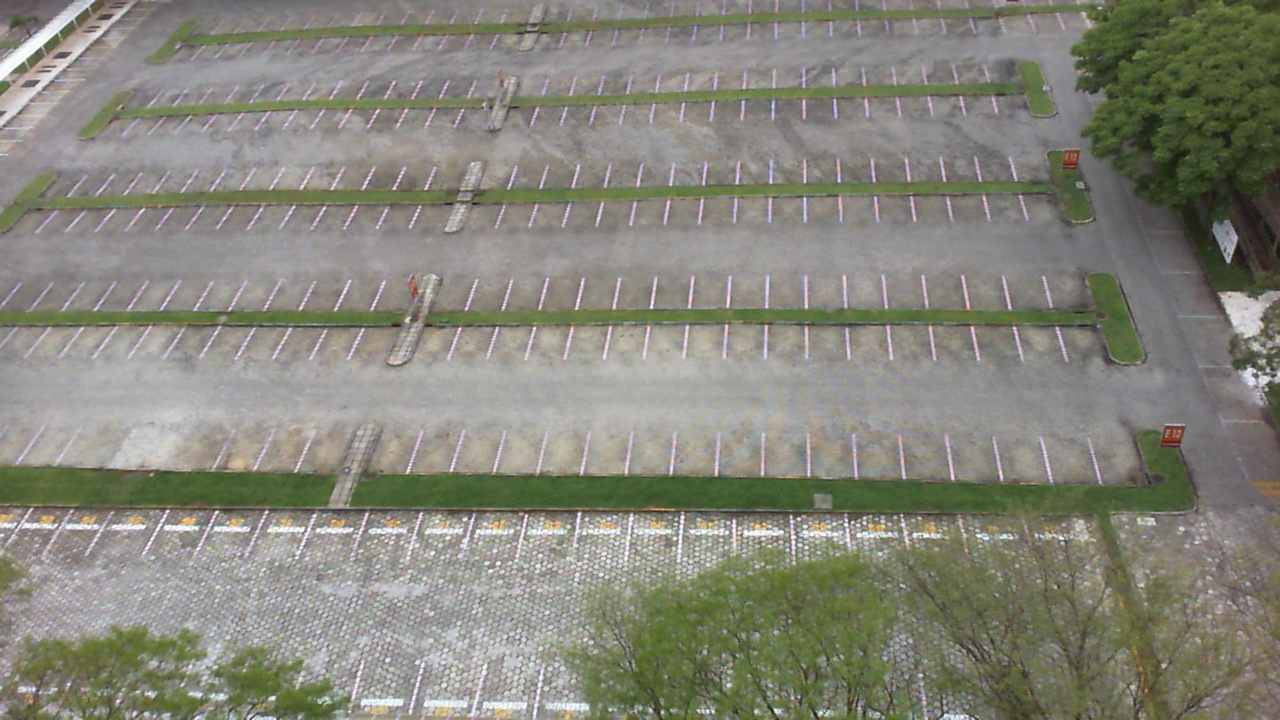
#> input picture data/samples/cloudy_2012-10-12_08_52_37.jpg, 1280 x 720 px
$ python -i morphology.py   (imports and definitions only)
#> lines starting #> are read from the running program, lines starting #| are printed output that depends on the picture
# morphology.py - Morphological Operations
"""
Morphological operations for cleaning binary masks.

Functions:
    apply_erosion()           - Shrink white regions (removes noise)
    apply_dilation()          - Expand white regions (fills gaps)
    apply_opening()           - Erosion → dilation (removes small noise)
    apply_closing()           - Dilation → erosion (fills small holes)
    clean_binary_mask()       - Full morphological cleanup pipeline
    morphology_grid()         - Return all stages for visualization

Theory:
    After thresholding, binary masks are noisy:
    - Spurious white pixels (pepper noise) from texture/compression
    - Holes inside vehicle regions from windows/dark paint
    - Fragmented blobs from shadows breaking up the car silhouette

    Morphological ops use a STRUCTURING ELEMENT (small kernel, usually
    rectangular or elliptical) to systematically clean the mask.

    Set-theoretic definitions (B = structuring element):
        Erosion:  A ⊖ B = { z | B_z ⊆ A }
                  → pixel is white only if ALL of B fits inside A
                  → shrinks white, removes small bright specks

        Dilation: A ⊕ B = { z | B_z ∩ A ≠ ∅ }
                  → pixel is white if ANY of B overlaps A
                  → grows white, fills small gaps

        Opening:  A ∘ B = (A ⊖ B) ⊕ B
                  → erosion then dilation → removes noise, preserves size

        Closing:  A • B = (A ⊕ B) ⊖ B
                  → dilation then erosion → fills holes, preserves size

    Why structuring element sizes should come from PHYSICAL dimensions:
        In BEV at known px/m scale, a 3cm noise speck = ~3px.
        A 10cm gap in a car roof = ~10px.
        Using metric-derived sizes makes the pipeline transferable.
"""

import cv2
import numpy as np


def get_structuring_element(shape='rect', ksize=(3, 3)):
    """
    Create a morphological structuring element.

    Parameters
    ----------
    shape : str
        'rect', 'ellipse', or 'cross'.
    ksize : tuple of int
        Kernel size (height, width). Must be odd.

    Returns
    -------
    kernel : np.ndarray
        Structuring element.
    """
    shape_map = {
        'rect': cv2.MORPH_RECT,
        'ellipse': cv2.MORPH_ELLIPSE,
        'cross': cv2.MORPH_CROSS
    }
    cv_shape = shape_map.get(shape, cv2.MORPH_RECT)
    return cv2.getStructuringElement(cv_shape, ksize)


def apply_erosion(binary_image, kernel_size=(3, 3), iterations=1,
                  shape='rect'):
    """
    Apply erosion to shrink white regions.

    Parameters
    ----------
    binary_image : np.ndarray
        Binary mask (uint8, 0 or 255).
    kernel_size : tuple of int
        Structuring element size.
    iterations : int
        Number of times to apply.
    shape : str
        Structuring element shape.

    Returns
    -------
    eroded : np.ndarray
        Eroded binary mask.
    """
    kernel = get_structuring_element(shape, kernel_size)
    return cv2.erode(binary_image, kernel, iterations=iterations)


def apply_dilation(binary_image, kernel_size=(3, 3), iterations=1,
                   shape='rect'):
    """
    Apply dilation to expand white regions.

    Parameters
    ----------
    binary_image : np.ndarray
        Binary mask (uint8).
    kernel_size : tuple of int
        Structuring element size.
    iterations : int
        Number of times to apply.
    shape : str
        Structuring element shape.

    Returns
    -------
    dilated : np.ndarray
        Dilated binary mask.
    """
    kernel = get_structuring_element(shape, kernel_size)
    return cv2.dilate(binary_image, kernel, iterations=iterations)


def apply_opening(binary_image, kernel_size=(3, 3), shape='rect'):
    """
    Apply opening (erosion → dilation) to remove small noise.

    Parameters
    ----------
    binary_image : np.ndarray
        Binary mask (uint8).
    kernel_size : tuple of int
        Structuring element size.
    shape : str
        Structuring element shape.

    Returns
    -------
    opened : np.ndarray
        Opened binary mask.

    Notes
    -----
    Opening removes bright objects smaller than the structuring element.
    A 3×3 opening removes isolated white pixels and thin protrusions.
    The overall shape/size of larger objects is approximately preserved.
    """
    kernel = get_structuring_element(shape, kernel_size)
    return cv2.morphologyEx(binary_image, cv2.MORPH_OPEN, kernel)


def apply_closing(binary_image, kernel_size=(3, 3), shape='rect'):
    """
    Apply closing (dilation → erosion) to fill small holes.

    Parameters
    ----------
    binary_image : np.ndarray
        Binary mask (uint8).
    kernel_size : tuple of int
        Structuring element size.
    shape : str
        Structuring element shape.

    Returns
    -------
    closed : np.ndarray
        Closed binary mask.

    Notes
    -----
    Closing fills dark holes smaller than the structuring element.
    Useful for:
    - Filling gaps in car silhouettes (windows appear dark)
    - Connecting fragmented vehicle blobs
    """
    kernel = get_structuring_element(shape, kernel_size)
    return cv2.morphologyEx(binary_image, cv2.MORPH_CLOSE, kernel)


def clean_binary_mask(binary_image, open_ksize=(3, 3), close_ksize=(5, 5),
                      dilate_ksize=(3, 3), erode_ksize=(3, 3),
                      shape='rect'):
    """
    Full morphological cleanup pipeline.

    Sequence: Opening → Closing → (Dilation → Erosion)

    Parameters
    ----------
    binary_image : np.ndarray
        Raw binary mask from thresholding.
    open_ksize : tuple
        Kernel size for opening (noise removal).
    close_ksize : tuple
        Kernel size for closing (hole filling).
    dilate_ksize : tuple
        Kernel size for final dilation.
    erode_ksize : tuple
        Kernel size for final erosion.
    shape : str
        Structuring element shape for all operations.

    Returns
    -------
    cleaned : np.ndarray
        Cleaned binary mask.

    Notes
    -----
    Pipeline rationale:
    1. Opening FIRST — kills small noise before closing would preserve it
    2. Closing — fills gaps and holes in the vehicle blob
    3. Dilation + Erosion — fine-tune the final boundary
       (slight grow then shrink to smooth ragged edges)
    """
    # Step 1: Remove small noise
    opened = apply_opening(binary_image, open_ksize, shape)

    # Step 2: Fill small holes
    closed = apply_closing(opened, close_ksize, shape)

    # Step 3: Smooth boundaries
    dilated = apply_dilation(closed, dilate_ksize, 1, shape)
    cleaned = apply_erosion(dilated, erode_ksize, 1, shape)

    return cleaned


def morphology_grid(binary_image, kernel_size=(3, 3)):
    """
    Apply all morphological operations and return results for visualization.

    Parameters
    ----------
    binary_image : np.ndarray
        Input binary mask.
    kernel_size : tuple
        Kernel size for all operations.

    Returns
    -------
    stages : list of (str, np.ndarray)
        List of (name, image) pairs showing each operation's result.
    """
    stages = [
        ('Original Binary', binary_image),
        ('Erosion', apply_erosion(binary_image, kernel_size)),
        ('Dilation', apply_dilation(binary_image, kernel_size)),
        ('Opening (E→D)', apply_opening(binary_image, kernel_size)),
        ('Closing (D→E)', apply_closing(binary_image, kernel_size)),
    ]

    # Also show the full cleanup pipeline
    cleaned = clean_binary_mask(binary_image)
    stages.append(('Full Cleanup', cleaned))

    return stages

>>> import cv2
>>> picture = cv2.imread('../data/samples/cloudy_2012-10-12_08_52_37.jpg', cv2.IMREAD_GRAYSCALE)
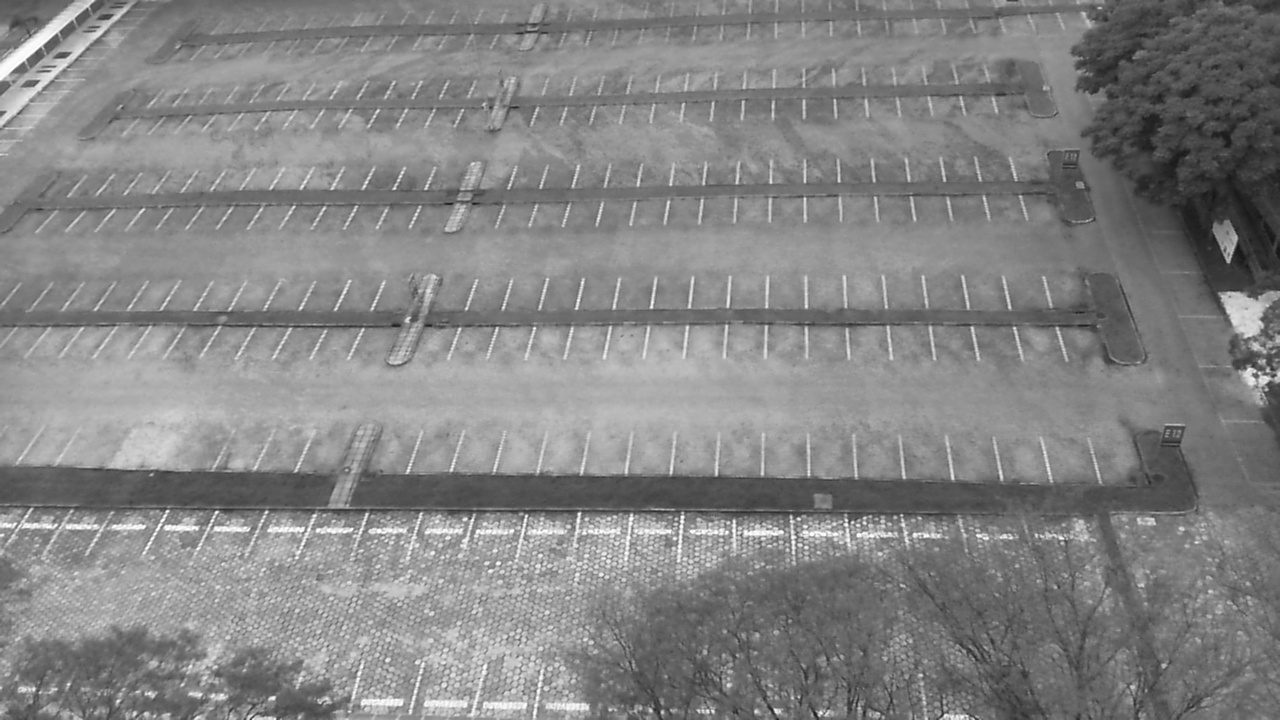
#> picture: shape (720, 1280); min 20, max 255, mean 132.2
>>> result = clean_binary_mask(picture)

$ run again, on data/samples/cloudy_2012-10-13_11_48_48.jpg
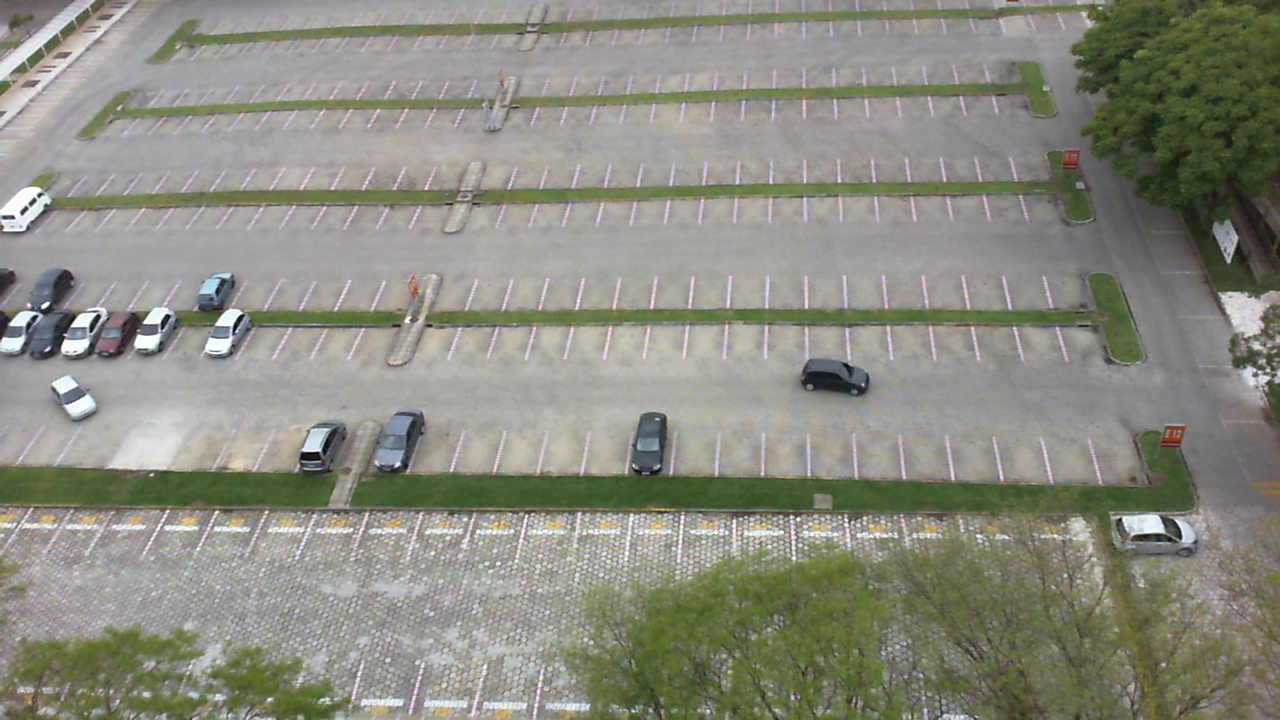
#> input picture data/samples/cloudy_2012-10-13_11_48_48.jpg, 1280 x 720 px
#> `picture = cv2.imread('../data/samples/cloudy_2012-10-12_08_52_37.jpg',..`:
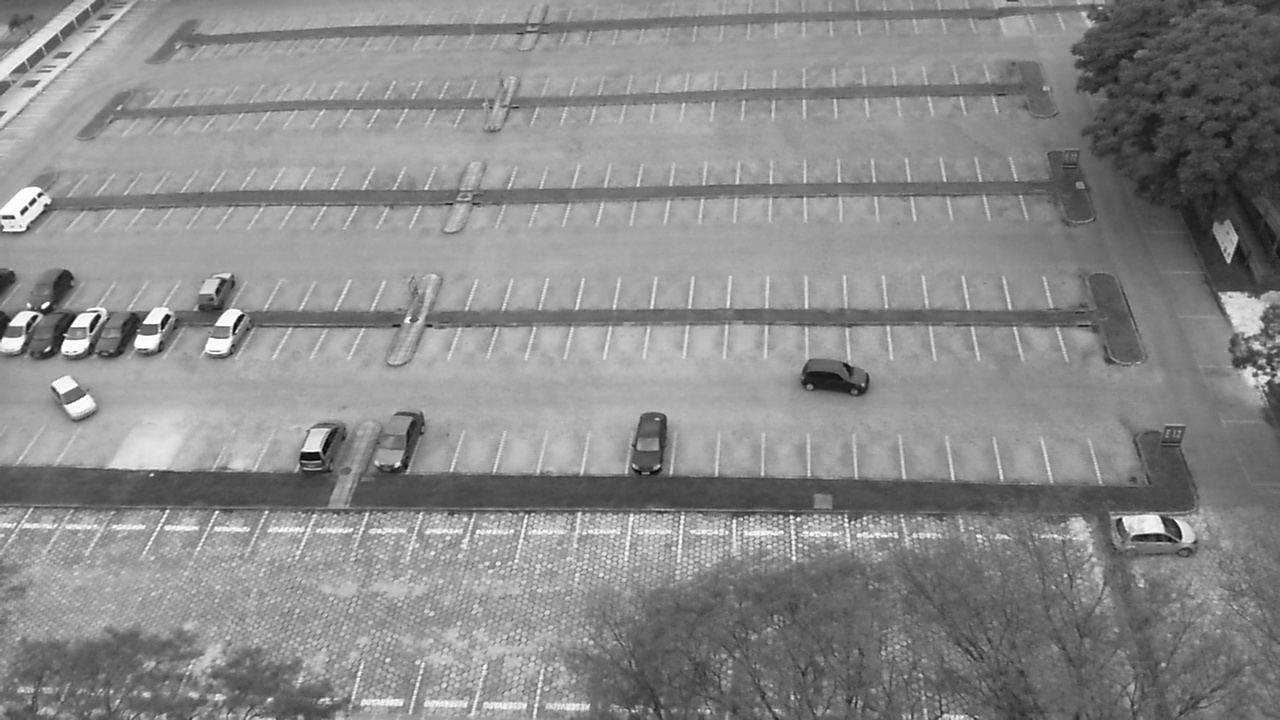
#> picture: shape (720, 1280); min 0, max 255, mean 138
#> in apply_dilation, `return cv2.dilate(binary_image, kernel, iterations=iterations)`:
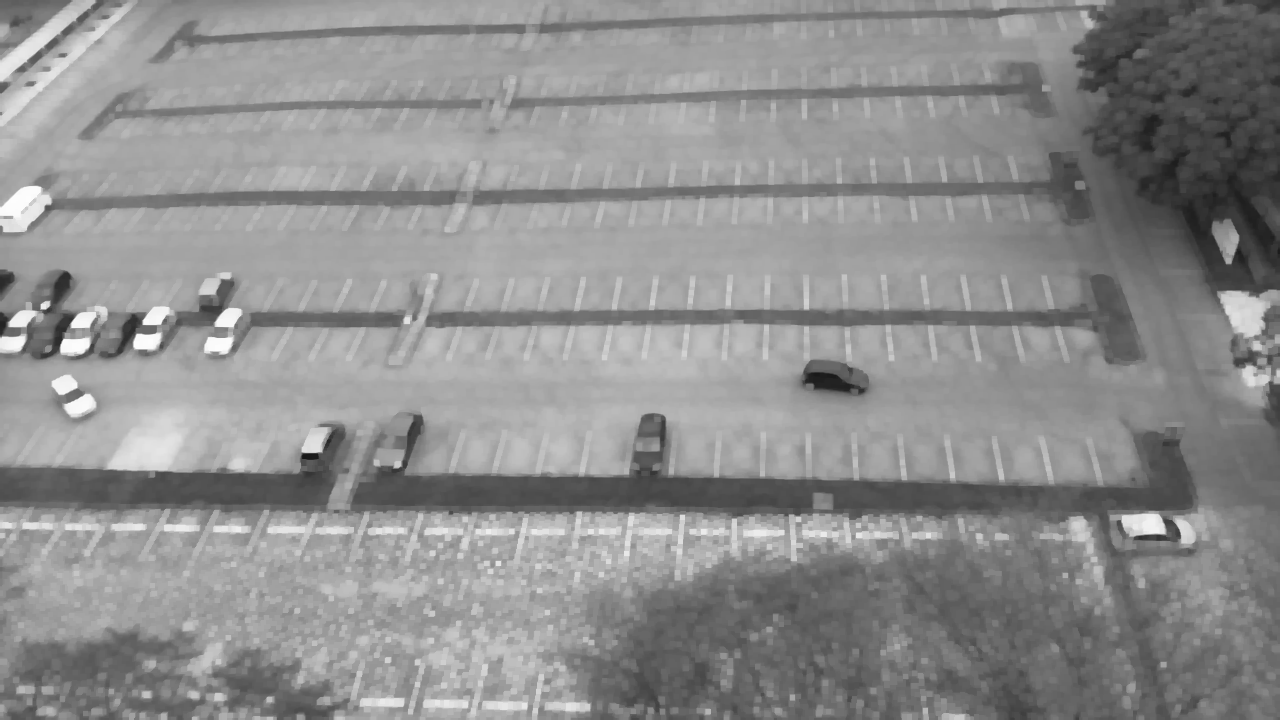
#> returned value: shape (720, 1280); min 22, max 253, mean 141.9

$ run again, on data/samples/cloudy_2012-10-16_17_53_55.jpg
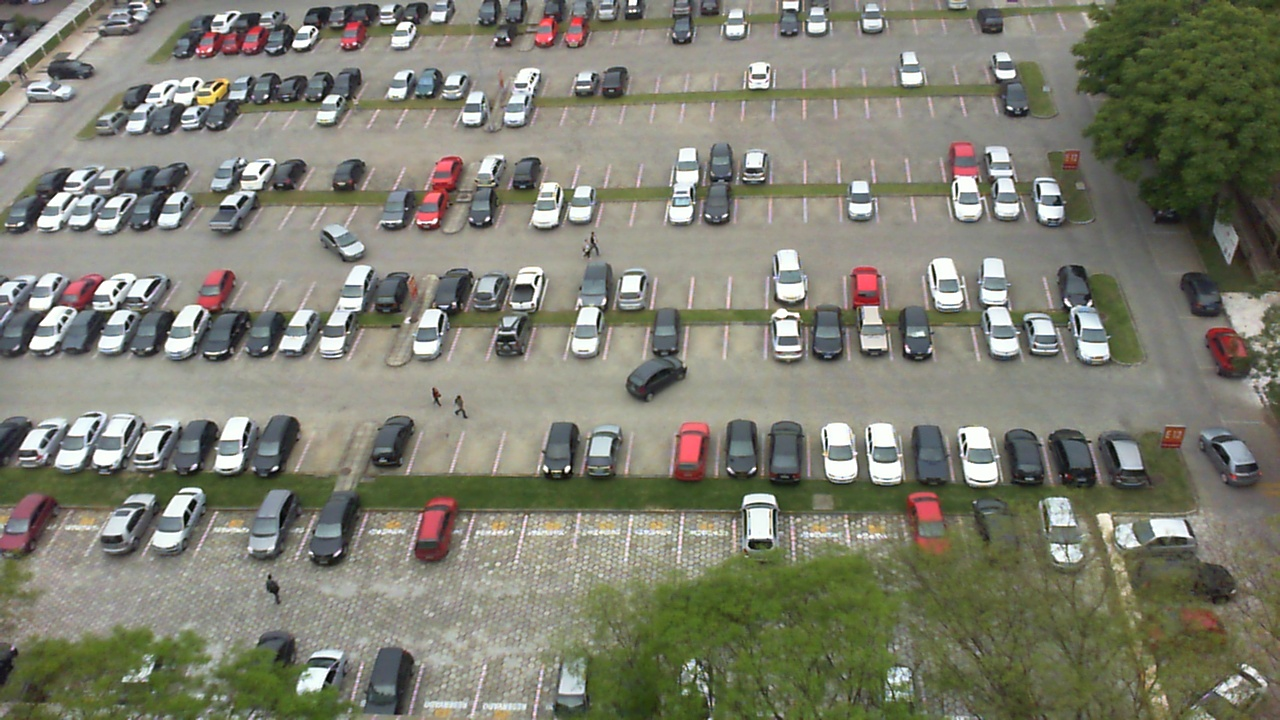
#> input picture data/samples/cloudy_2012-10-16_17_53_55.jpg, 1280 x 720 px
#> `picture = cv2.imread('../data/samples/cloudy_2012-10-12_08_52_37.jpg',..`:
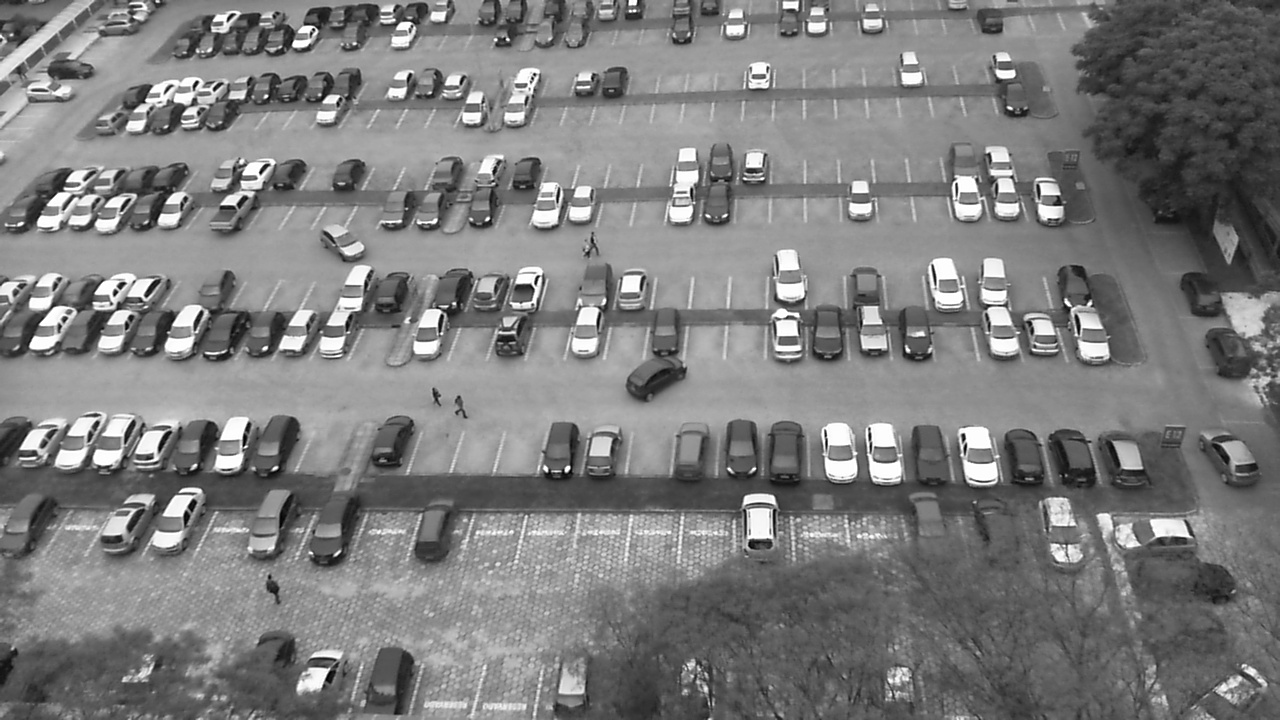
#> picture: shape (720, 1280); min 0, max 255, mean 125
#> in apply_dilation, `return cv2.dilate(binary_image, kernel, iterations=iterations)`:
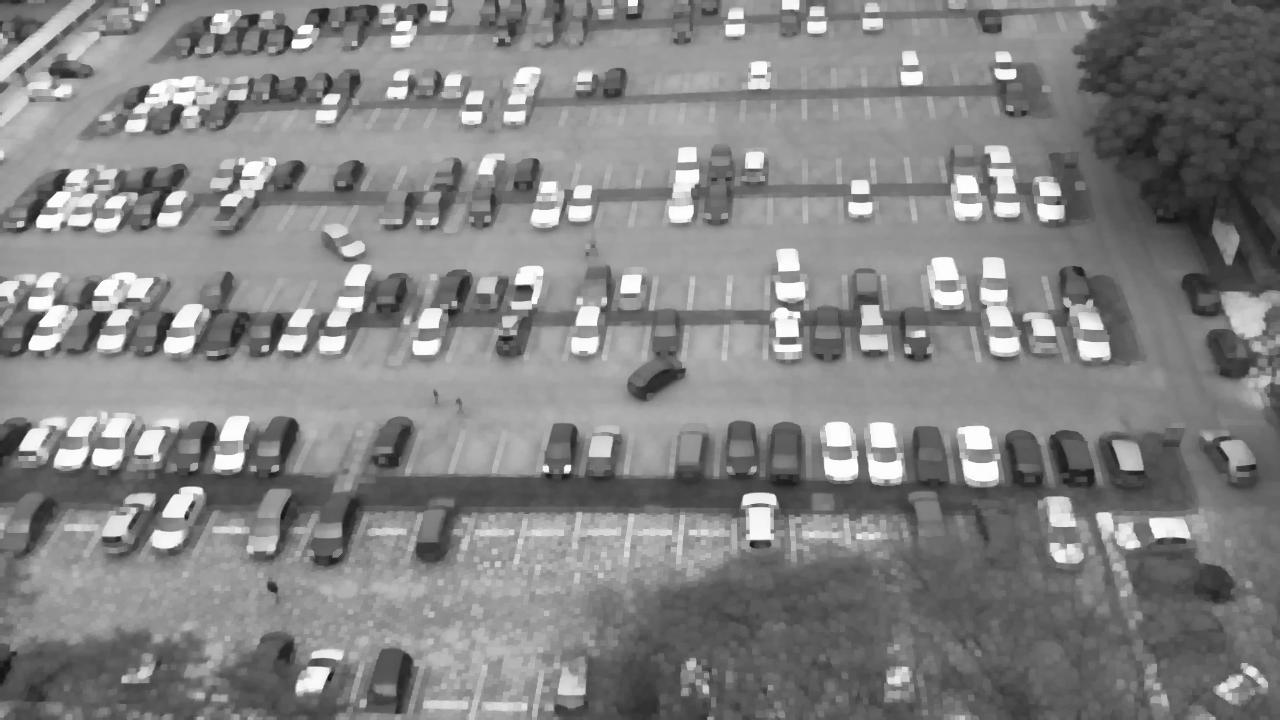
#> returned value: shape (720, 1280); min 22, max 254, mean 131.5
